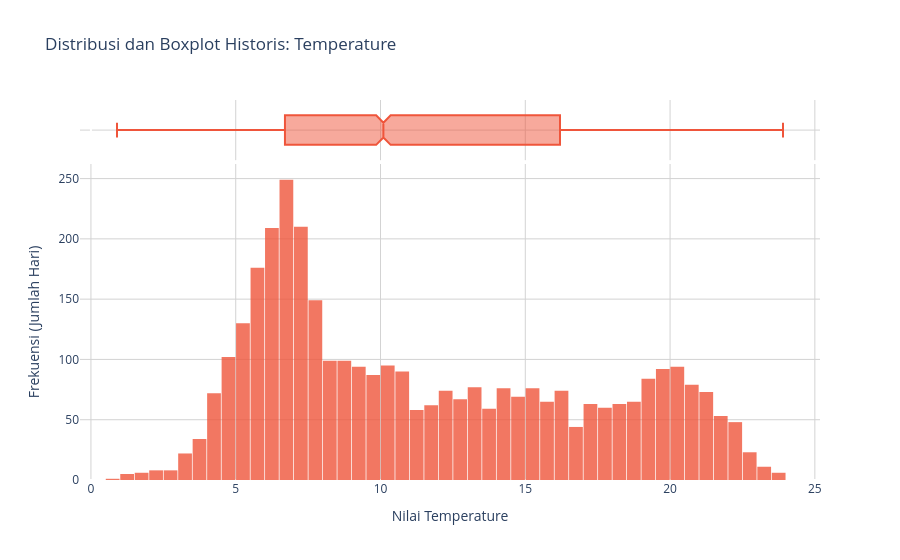
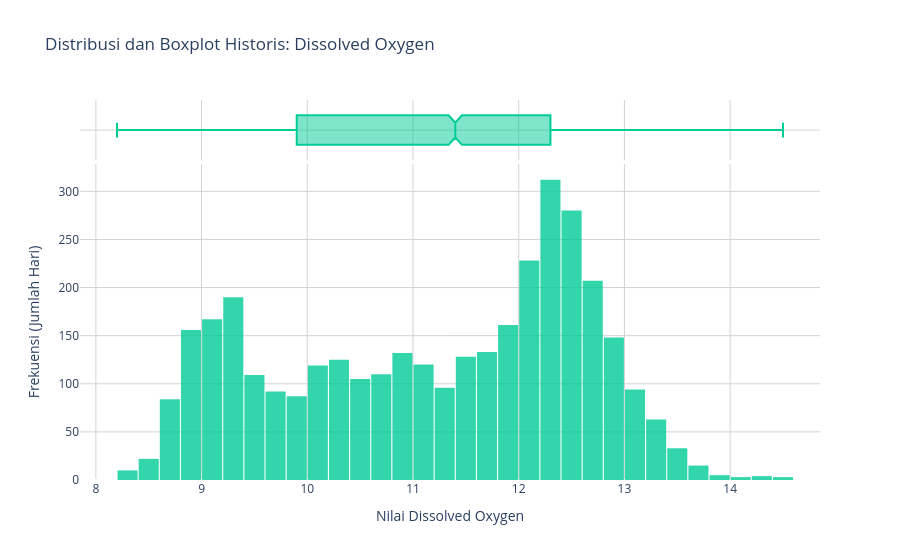
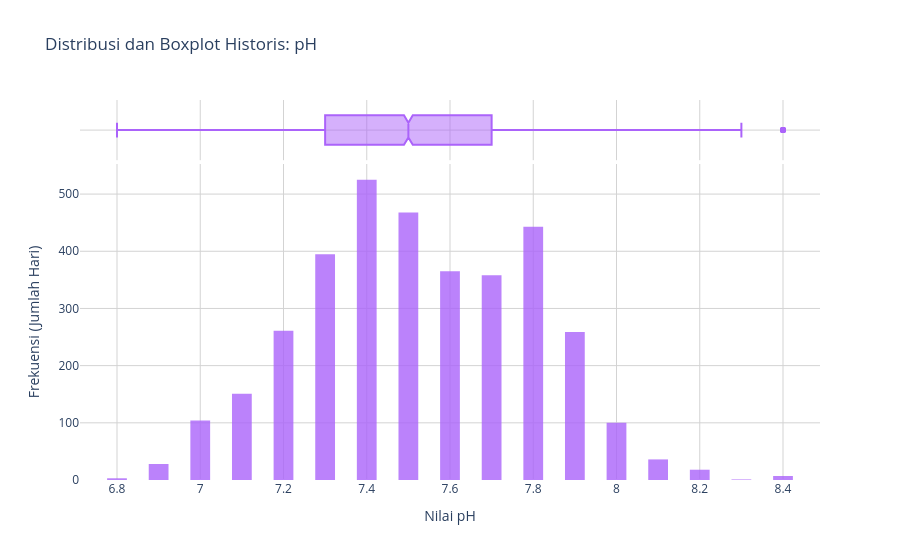
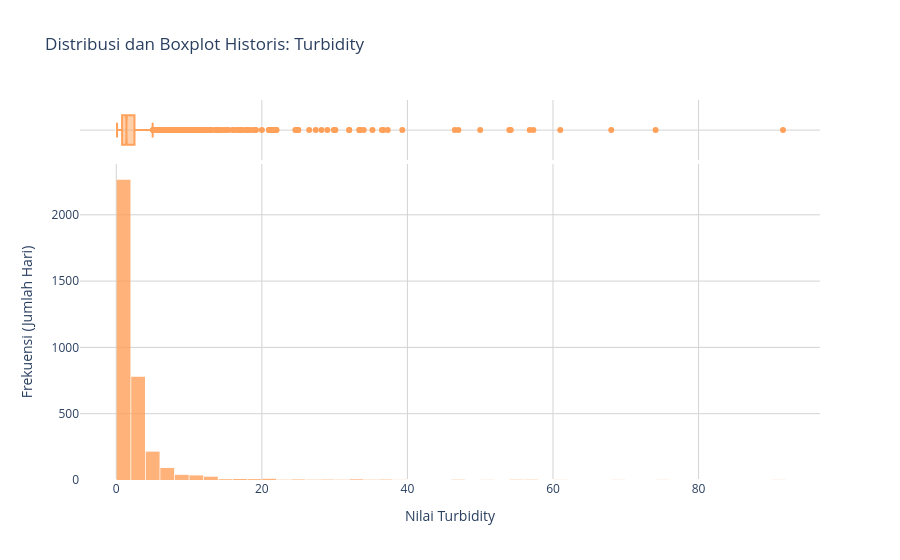

The notebook cell these images were saved under, in order:
### Markdown cell above
### Step 4.B - Distribusi Tiap Parameter

Histogram + boxplot untuk melihat skewness, ekor distribusi, dan keberadaan outlier alami.

### Code cell
def plot_distribution(df, column, color):
    fig = px.histogram(
        df, x=column, marginal="box",
        title=f"Distribusi dan Boxplot Historis: {column}",
        color_discrete_sequence=[color],
        opacity=0.8, nbins=50,
    )
    fig.update_layout(
        xaxis_title=f"Nilai {column}",
        yaxis_title="Frekuensi (Jumlah Hari)",
        bargap=0.05, plot_bgcolor='white',
    )
    fig.update_xaxes(showgrid=True, gridwidth=1, gridcolor='LightGray')
    fig.update_yaxes(showgrid=True, gridwidth=1, gridcolor='LightGray')
    fig.show()

plot_distribution(df, 'Temperature',      '#EF553B')
plot_distribution(df, 'Dissolved Oxygen', '#00CC96')
plot_distribution(df, 'pH',               '#AB63FA')
plot_distribution(df, 'Turbidity',        '#FFA15A')

### Figure 1 — Plotly figure (JSON) as saved in the notebook; plotly's stock layout.template omitted (floating-point values rounded to 4 significant figures; data arrays with more than 128 entries replaced by an {"elided": "..."} marker saying what was removed)
{"data": [{"bingroup": "x", "hovertemplate": "Temperature=%{x}<br>count=%{y}<extra></extra>", "legendgroup": "", "marker": {"color": "#EF553B", "opacity": 0.8, "pattern": {"shape": ""}}, "name": "", "nbinsx": 50, "orientation": "v", "showlegend": false, "type": "histogram", "x": {"elided": "3652 float values"}, "xaxis": "x", "yaxis": "y"}, {"hovertemplate": "Temperature=%{x}<extra></extra>", "legendgroup": "", "marker": {"color": "#EF553B"}, "name": "", "notched": true, "showlegend": false, "type": "box", "x": {"elided": "3652 float values"}, "xaxis": "x2", "yaxis": "y2"}], "layout": {"bargap": 0.05, "barmode": "relative", "legend": {"tracegroupgap": 0}, "plot_bgcolor": "white", "title": {"text": "Distribusi dan Boxplot Historis: Temperature"}, "xaxis": {"anchor": "y", "domain": [0, 1], "gridcolor": "LightGray", "gridwidth": 1, "showgrid": true, "title": {"text": "Nilai Temperature"}}, "xaxis2": {"anchor": "y2", "domain": [0, 1], "gridcolor": "LightGray", "gridwidth": 1, "matches": "x", "showgrid": true, "showticklabels": false}, "yaxis": {"anchor": "x", "domain": [0, 0.8316], "gridcolor": "LightGray", "gridwidth": 1, "showgrid": true, "title": {"text": "Frekuensi (Jumlah Hari)"}}, "yaxis2": {"anchor": "x2", "domain": [0.8416, 1], "gridcolor": "LightGray", "gridwidth": 1, "matches": "y2", "showgrid": true, "showline": false, "showticklabels": false, "ticks": ""}}}

### Figure 2 — Plotly figure (JSON) as saved in the notebook; plotly's stock layout.template omitted (floating-point values rounded to 4 significant figures; data arrays with more than 128 entries replaced by an {"elided": "..."} marker saying what was removed)
{"data": [{"bingroup": "x", "hovertemplate": "Dissolved Oxygen=%{x}<br>count=%{y}<extra></extra>", "legendgroup": "", "marker": {"color": "#00CC96", "opacity": 0.8, "pattern": {"shape": ""}}, "name": "", "nbinsx": 50, "orientation": "v", "showlegend": false, "type": "histogram", "x": {"elided": "3652 float values"}, "xaxis": "x", "yaxis": "y"}, {"hovertemplate": "Dissolved Oxygen=%{x}<extra></extra>", "legendgroup": "", "marker": {"color": "#00CC96"}, "name": "", "notched": true, "showlegend": false, "type": "box", "x": {"elided": "3652 float values"}, "xaxis": "x2", "yaxis": "y2"}], "layout": {"bargap": 0.05, "barmode": "relative", "legend": {"tracegroupgap": 0}, "plot_bgcolor": "white", "title": {"text": "Distribusi dan Boxplot Historis: Dissolved Oxygen"}, "xaxis": {"anchor": "y", "domain": [0, 1], "gridcolor": "LightGray", "gridwidth": 1, "showgrid": true, "title": {"text": "Nilai Dissolved Oxygen"}}, "xaxis2": {"anchor": "y2", "domain": [0, 1], "gridcolor": "LightGray", "gridwidth": 1, "matches": "x", "showgrid": true, "showticklabels": false}, "yaxis": {"anchor": "x", "domain": [0, 0.8316], "gridcolor": "LightGray", "gridwidth": 1, "showgrid": true, "title": {"text": "Frekuensi (Jumlah Hari)"}}, "yaxis2": {"anchor": "x2", "domain": [0.8416, 1], "gridcolor": "LightGray", "gridwidth": 1, "matches": "y2", "showgrid": true, "showline": false, "showticklabels": false, "ticks": ""}}}

### Figure 3 — Plotly figure (JSON) as saved in the notebook; plotly's stock layout.template omitted (floating-point values rounded to 4 significant figures; data arrays with more than 128 entries replaced by an {"elided": "..."} marker saying what was removed)
{"data": [{"bingroup": "x", "hovertemplate": "pH=%{x}<br>count=%{y}<extra></extra>", "legendgroup": "", "marker": {"color": "#AB63FA", "opacity": 0.8, "pattern": {"shape": ""}}, "name": "", "nbinsx": 50, "orientation": "v", "showlegend": false, "type": "histogram", "x": {"elided": "3652 float values"}, "xaxis": "x", "yaxis": "y"}, {"hovertemplate": "pH=%{x}<extra></extra>", "legendgroup": "", "marker": {"color": "#AB63FA"}, "name": "", "notched": true, "showlegend": false, "type": "box", "x": {"elided": "3652 float values"}, "xaxis": "x2", "yaxis": "y2"}], "layout": {"bargap": 0.05, "barmode": "relative", "legend": {"tracegroupgap": 0}, "plot_bgcolor": "white", "title": {"text": "Distribusi dan Boxplot Historis: pH"}, "xaxis": {"anchor": "y", "domain": [0, 1], "gridcolor": "LightGray", "gridwidth": 1, "showgrid": true, "title": {"text": "Nilai pH"}}, "xaxis2": {"anchor": "y2", "domain": [0, 1], "gridcolor": "LightGray", "gridwidth": 1, "matches": "x", "showgrid": true, "showticklabels": false}, "yaxis": {"anchor": "x", "domain": [0, 0.8316], "gridcolor": "LightGray", "gridwidth": 1, "showgrid": true, "title": {"text": "Frekuensi (Jumlah Hari)"}}, "yaxis2": {"anchor": "x2", "domain": [0.8416, 1], "gridcolor": "LightGray", "gridwidth": 1, "matches": "y2", "showgrid": true, "showline": false, "showticklabels": false, "ticks": ""}}}

### Figure 4 — Plotly figure (JSON) as saved in the notebook; plotly's stock layout.template omitted (floating-point values rounded to 4 significant figures; data arrays with more than 128 entries replaced by an {"elided": "..."} marker saying what was removed)
{"data": [{"bingroup": "x", "hovertemplate": "Turbidity=%{x}<br>count=%{y}<extra></extra>", "legendgroup": "", "marker": {"color": "#FFA15A", "opacity": 0.8, "pattern": {"shape": ""}}, "name": "", "nbinsx": 50, "orientation": "v", "showlegend": false, "type": "histogram", "x": {"elided": "3652 float values"}, "xaxis": "x", "yaxis": "y"}, {"hovertemplate": "Turbidity=%{x}<extra></extra>", "legendgroup": "", "marker": {"color": "#FFA15A"}, "name": "", "notched": true, "showlegend": false, "type": "box", "x": {"elided": "3652 float values"}, "xaxis": "x2", "yaxis": "y2"}], "layout": {"bargap": 0.05, "barmode": "relative", "legend": {"tracegroupgap": 0}, "plot_bgcolor": "white", "title": {"text": "Distribusi dan Boxplot Historis: Turbidity"}, "xaxis": {"anchor": "y", "domain": [0, 1], "gridcolor": "LightGray", "gridwidth": 1, "showgrid": true, "title": {"text": "Nilai Turbidity"}}, "xaxis2": {"anchor": "y2", "domain": [0, 1], "gridcolor": "LightGray", "gridwidth": 1, "matches": "x", "showgrid": true, "showticklabels": false}, "yaxis": {"anchor": "x", "domain": [0, 0.8316], "gridcolor": "LightGray", "gridwidth": 1, "showgrid": true, "title": {"text": "Frekuensi (Jumlah Hari)"}}, "yaxis2": {"anchor": "x2", "domain": [0.8416, 1], "gridcolor": "LightGray", "gridwidth": 1, "matches": "y2", "showgrid": true, "showline": false, "showticklabels": false, "ticks": ""}}}
